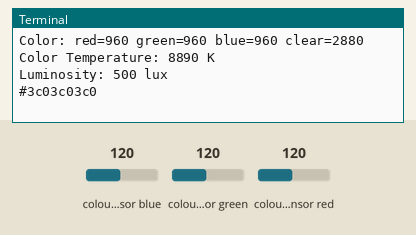
Simulated run of this program. Board: Raspberry Pi (BCM pin numbers). On the bench: the last lines printed to the terminal. The inputs (shaded band) are chosen by the test bench; at power-on: colour sensor blue 120, colour sensor green 120, colour sensor red 120. Library files of the repository ran but are not shown: TCS34725.py.

Above: at 1.2 s.
1.3 s: colour sensor blue set to 5
At 2.9 s:
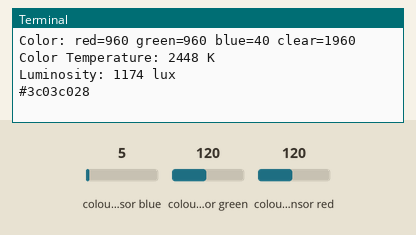
4.3 s: colour sensor green set to 5
At 5.9 s:
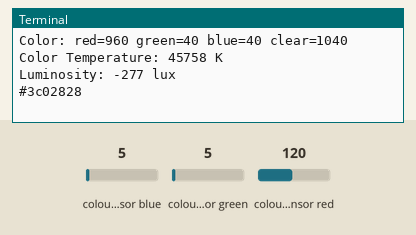
7.3 s: colour sensor red set to 5
At 8.9 s:
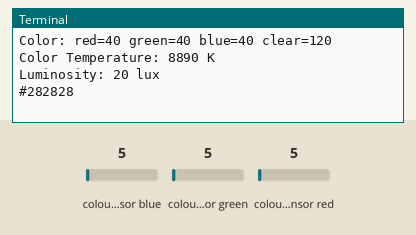
10.3 s: colour sensor blue set to 191
At 11.9 s:
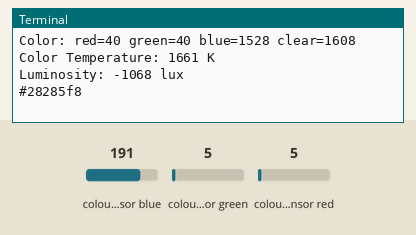
13.3 s: colour sensor green set to 191
At 14.9 s:
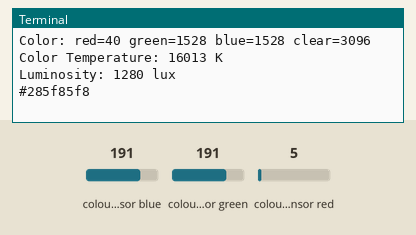
16.3 s: colour sensor red set to 250
At 17.9 s:
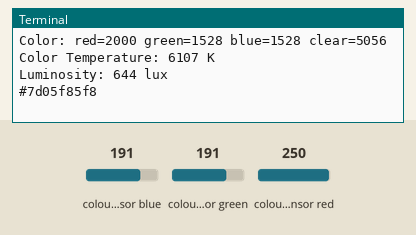
Timing chart, 0 to 19.4 s (numbered marks = the images above; inputs shaded):
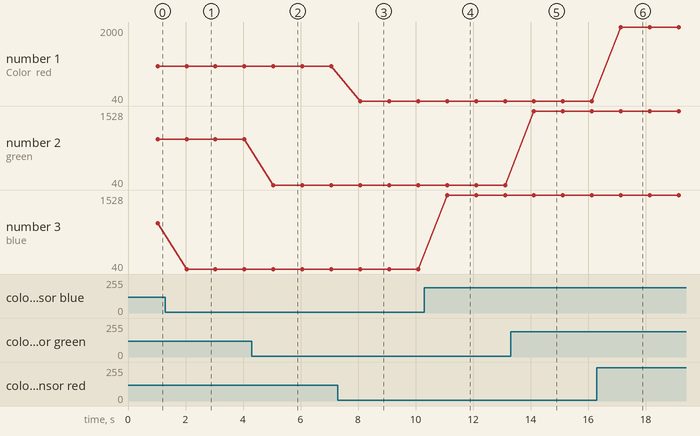

Measured:
- after the input at 1.3 s, the terminal: prints a new line after 0.73 s (image 1)
- after the input at 4.3 s, the terminal: prints a new line after 0.75 s (image 2)
- after the input at 7.3 s, the terminal: prints a new line after 0.77 s (image 3)
- after the input at 10.3 s, the terminal: prints a new line after 0.79 s (image 4)
- after the input at 13.3 s, the terminal: prints a new line after 0.81 s (image 5)
- after the input at 16.3 s, the terminal: prints a new line after 0.83 s (image 6)
- plotted number 1: 40 → 2000 after the input at 16.3 s
- plotted number 3: 960 → 40 after the input at 1.3 s, 40 → 1528 after the input at 10.3 s

The program:

example.py
```python
import time
import smbus
import TCS34725

tcs 	= TCS34725.TCS34725()

def sense_colors():
	tcs.enable()
	while True:
		# You can also override the I2C device address and/or bus with parameters:
		#tcs = Adafruit_TCS34725.TCS34725(address=0x30, busnum=2)

		# Or you can change the integration time and/or gain:
		#tcs = Adafruit_TCS34725.TCS34725(integration_time=Adafruit_TCS34725.TCS34725_INTEGRATIONTIME_700MS,
		#                                 gain=Adafruit_TCS34725.TCS34725_GAIN_60X)
		# Possible integration time values:
		#  - TCS34725_INTEGRATIONTIME_2_4MS  (2.4ms, default)
		#  - TCS34725_INTEGRATIONTIME_24MS
		#  - TCS34725_INTEGRATIONTIME_50MS
		#  - TCS34725_INTEGRATIONTIME_101MS
		#  - TCS34725_INTEGRATIONTIME_154MS
		#  - TCS34725_INTEGRATIONTIME_700MS
		# Possible gain values:
		#  - TCS34725_GAIN_1X
		#  - TCS34725_GAIN_4X
		#  - TCS34725_GAIN_16X
		#  - TCS34725_GAIN_60X

		# Disable interrupts (can enable them by passing true, see the set_interrupt_limits function too).
		tcs.set_interrupt(False)

		# Read the R, G, B, C color data.
		r, g, b, c = tcs.get_raw_data()

		# Calculate color temperature using utility functions.  You might also want to
		# check out the colormath library for much more complete/accurate color functions.
		color_temp = TCS34725.calculate_color_temperature(r, g, b)

		# Calculate lux with another utility function.
		lux = TCS34725.calculate_lux(r, g, b)

		# Print out the values.
		print('Color: red={0} green={1} blue={2} clear={3}'.format(r, g, b, c))

		# Print out color temperature.
		if color_temp is None:
		    print('Too dark to determine color temperature!')
		else:
		    print('Color Temperature: {0} K'.format(color_temp))

		# Print out the lux.
		print('Luminosity: {0} lux'.format(lux))

		# Print HEX
		print('#%02x%02x%02x' % (r,g,b))
		print('')

try:
	sense_colors()
except KeyboardInterrupt:
	sense_colors()
except Exception as e:
	print str(e)
finally:
	# Enable interrupts and put the chip back to low power sleep/disabled.
	tcs.set_interrupt(True)
	tcs.disable()
```
